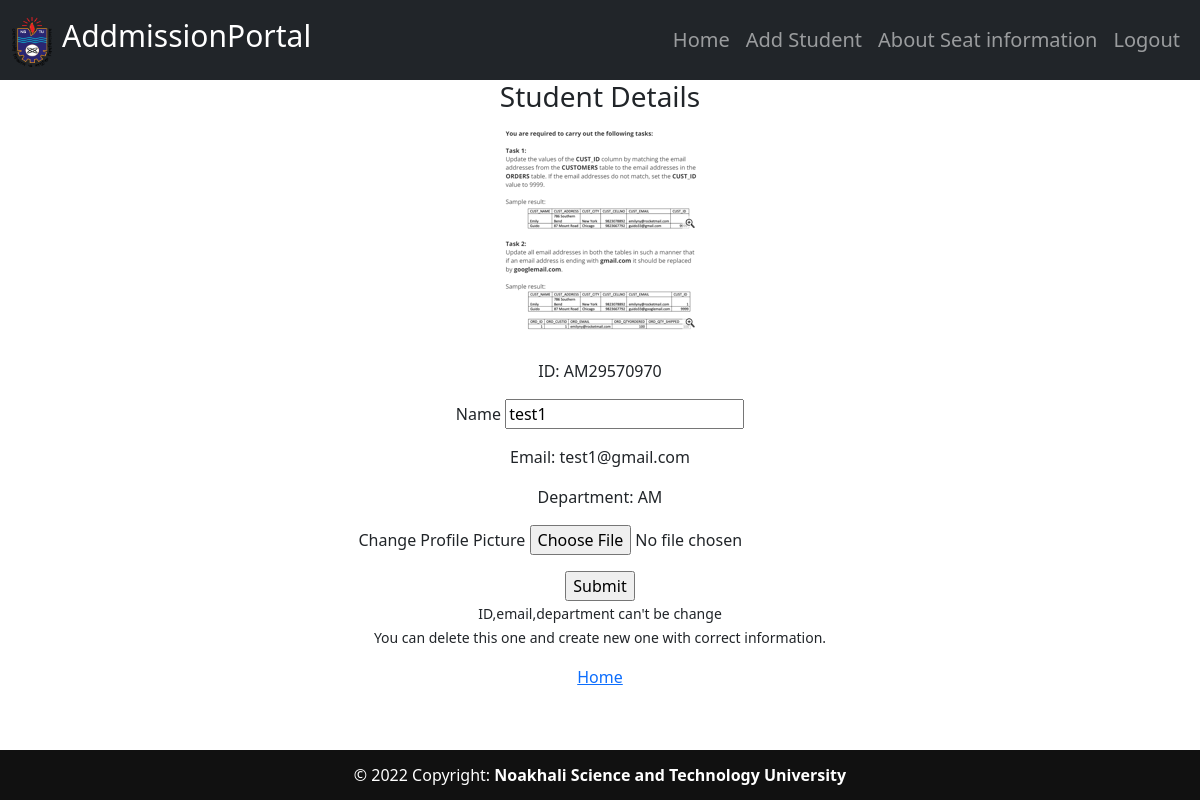
Page /update/5 (signed in) on the committed database.
### main_app/models.py (models this page shows, shortened)
class Students(db.Model):
    admission_num = db.Column(db.Integer, primary_key=True)
    id = db.Column(db.String(15), unique=True, nullable=False)
    name = db.Column(db.String(80), nullable=False)
    email = db.Column(db.String(120), unique=True, nullable=False)
    image_file = db.Column(db.String(20), nullable=False, default='default.jpg')
    department = db.Column(db.String(80), db.ForeignKey('departments.department_name'), nullable=False)

### main_app/routes.py (the view)
@app.route("/update/<int:admission_id>",methods=['GET','POST'])
@login_required
def update_info(admission_id):
    student = Students.query.get_or_404(admission_id)
    image_file = url_for('static', filename='img/' + student.image_file)
    form = UpdateForm()
    if form.validate_on_submit():
        print('1')
        student.name = form.name.data
        if form.picture.data:
            print('2')
            student.image_file = save_picture(form.picture.data)
        db.session.commit()
        flash(f'{form.name.data}\'s info updated successfully!')
        return redirect('/home')
    elif request.method == 'GET':
        form.name.data = student.name
        return render_template('update.html',form=form,image=image_file,student=student)
    return render_template('update.html',form=form,image=image_file,student=student)

### main_app/forms.py
class UpdateForm(FlaskForm):
    name = StringField('Name', validators=[DataRequired(), Length(min=4, max=20)])
    picture = FileField('Change Profile Picture', validators=[FileAllowed(['jpg', 'jpeg', 'png'])])
    submit = SubmitField('Submit')

### main_app/models.py (called while the page is built)
@login_manager.user_loader
def load_user(user_id):
    return Users.query.get(int(user_id))

### main_app/templates/update.html (shortened to what this page needs)
{% extends "layout.html" %}
{% block content %}
<center>
    <div>
        <h3>Student Details</h3>
        <div>
             <p><img src="{{image}}" alt="profile_pic"></p>
        </div>
        <form method="post" action="" enctype="multipart/form-data">
            <div>
                <p>ID: {{student.id}}</p>
            </div>
            <div>
                {{form.name.label}}
                  {{form.name}}
            </div>
            <div>
                <p>Email: {{student.email}}</p>
            </div>
            <div>
                <p>Department: {{student.department}}</p>
            </div>
            <div>
               {{ form.picture.label() }}
               {{ form.picture(class='form-control-file') }}
           </div>
            <div>
                {{form.submit}}
            </div>
            <small>ID,email,department can't be change<br> You can delete this one and create new one with correct information.</small>
        </form>
        <div>
            <a href="{{url_for('home')}}">Home</a>
        </div>
    </div>
</center>
{% endblock content %}

### main_app/static/style.css (style rules this page uses)
html { position: relative; min-height: 100%; }
body { margin-bottom: 60px; }

### rows in the picture
Students: id "AM29570970", name "test1", email "test1@gmail.com", department "AM"
